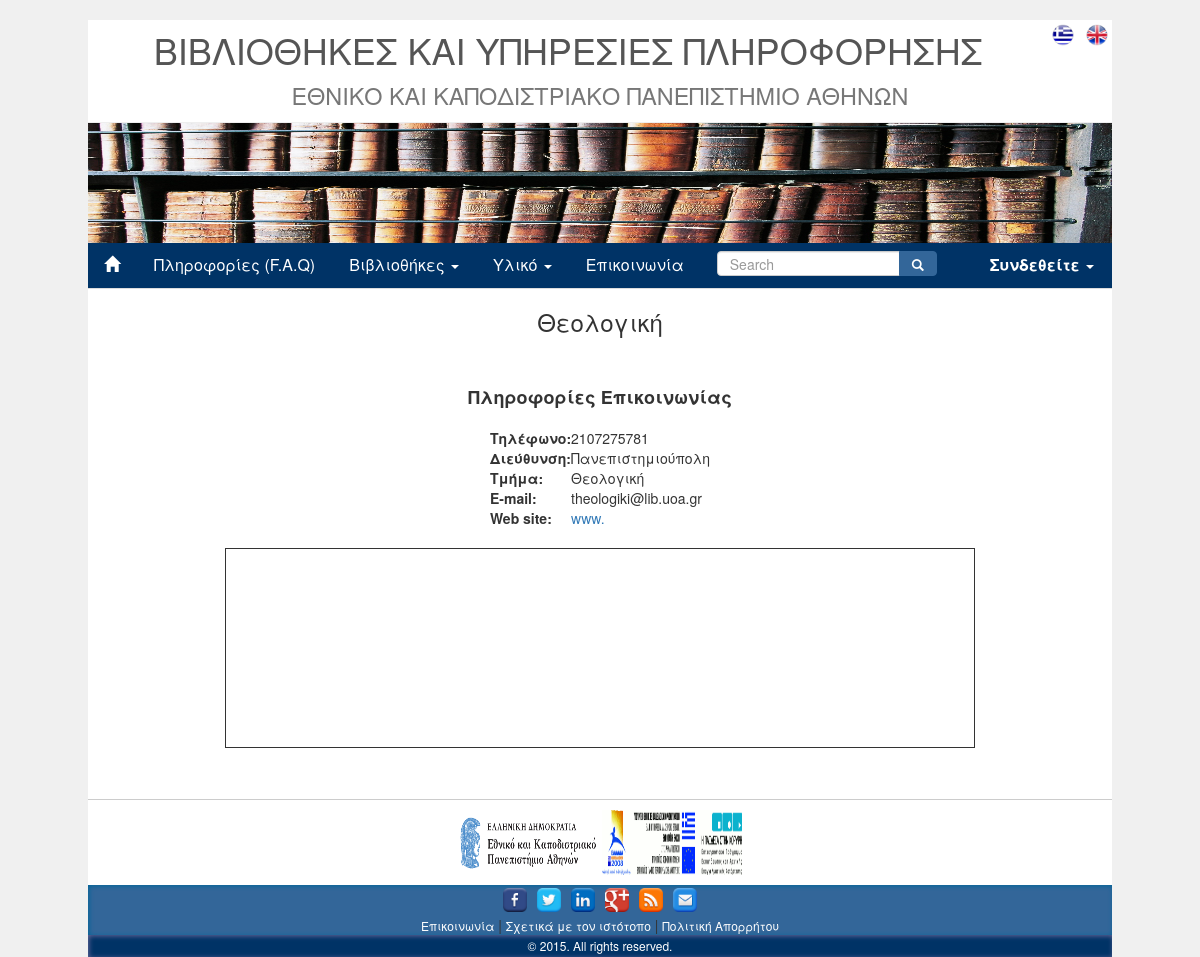
The app's page /libpage.php?name=Θεολογική with its own data.
### tables this page shows
CREATE TABLE `Libraries` (
  `idLibraries` int(11) NOT NULL AUTO_INCREMENT,
  `libName` varchar(45) NOT NULL,
  `address` varchar(45) NOT NULL,
  `telNum` int(11) NOT NULL,
  `email` varchar(45) NOT NULL,
  `website` varchar(45) DEFAULT NULL,
  `department` varchar(45) NOT NULL,
  PRIMARY KEY (`idLibraries`),
  UNIQUE KEY `idLibraries_UNIQUE` (`idLibraries`),
  UNIQUE KEY `telNum_UNIQUE` (`telNum`)
);

### libpage.php (the view, shortened to what this page needs)
<!DOCTYPE html>
<html>
    <head>
        <link rel="stylesheet" href="http://maxcdn.bootstrapcdn.com/bootstrap/3.3.5/css/bootstrap.min.css">
        <link rel="stylesheet" href="assets/css/index.css">
        <link rel="stylesheet" href="assets/css/header.css">
        <link rel="stylesheet" href="assets/css/footer.css">
        <link rel="stylesheet" href="assets/css/libpage.css">
    </head>
    <body>
        <div id="container">
            <div id="headerfile"> <?php include 'header.php' ?></div>
            <div class="lib">
              <?php $name=$_GET['name'];
                  include 'connect.php';
                  $query = 'SELECT * FROM Libraries WHERE libName="'.$name.'"';
                  $results = mysqli_query($link,$query) or die ("Query failed");
                  $row=mysqli_fetch_object($results);
              ?>
                <h3><?php echo ''.$row->libName.''?></h3>
                <h4> <b>Πληροφορίες Επικοινωνίας</b> </h4>
                <table align="center">
                    <tr>
                        <td><b>Τηλέφωνο:</b></td>
                        <td> <?php echo ''.$row->telNum.''?> </td>
                    </tr>
                    <tr>
                        <td> <b>Διεύθυνση:</b> </td>
                        <td> <?php echo ''.$row->address.''?> </td>
                    </tr>
                    <tr>
                        <td> <b>Τμήμα:</b> </td>
                        <td> <?php echo ''.$row->department.''?> </td>
                    </tr>
                    <tr>
                        <td><b>E-mail:</b></td>
                        <td> <?php echo ''.$row->email.''?> </td>
                    </tr>
                    <tr>
                        <td><b>Web site:</b></td>
                        <td>
                        <?php
                            if(strpos($row->website,'www') !== FALSE)
                            {
                              echo '<a href="http://'.$row->website.'">'.$row->website.'</a>';
                            }
                            else
                            {
                              echo '<a href="http://www.'.$row->website.'">www.'.$row->website.'</a>';
                            }
                        ?>
                      </td>
                    </tr>
                </table>
                <center>
                    <div id="map"></div>
                </center>
            </div>
        </div>
        <div id="footerfile"> <?php include 'footer.php' ?></div>
    </body>
</html>

### header.php (shortened to what this page needs)
<div class="header">
    <div id="lang">
        <img src="assets/img/grflag.png">
        <img src="assets/img/ukflag.png">
    </div>
    <div class="page-header">
        <h1> ΒΙΒΛΙΟΘΗΚΕΣ ΚΑΙ ΥΠΗΡΕΣΙΕΣ ΠΛΗΡΟΦΟΡΗΣΗΣ <br><small>  ΕΘΝΙΚΟ ΚΑΙ ΚΑΠΟΔΙΣΤΡΙΑΚΟ ΠΑΝΕΠΙΣΤΗΜΙΟ ΑΘΗΝΩΝ </small></h1>
    </div>
    <img src="assets/img/books2.jpg">
    <ul class="nav nav-tabs">
        <li><a href="index.php">  <span class="glyphicon glyphicon-home"/> </a></li>
        <li><a href="faq.php">Πληροφορίες (F.A.Q)</a></li>
        <li class="dropdown">
            <a class="dropdown-toggle" data-toggle="dropdown" href="#">Βιβλιοθήκες
                <span class="caret"></span>
            </a>
         </li>
        <li class="dropdown">
            <a class="dropdown-toggle" data-toggle="dropdown" href="#">Υλικό
                <span class="caret"></span>
            </a>
         </li>
         <li><a href="contact.php">Επικοινωνία</a></li>
         <?php
          if(basename($_SERVER['PHP_SELF'])!="booksearch.php" && basename($_SERVER['PHP_SELF'])!="libsearch.php")
          {
            echo '<form class="navbar-form navbar-left" name="mainsearch" role="search" action="qsearchresults.php" method="post">
                <div class="input-group">
                 <input type="text" name="mvalue" class="search-query form-control" placeholder="Search" />
                 <span class="input-group-btn">
                     <button onclick="return validateForm()" name="mbutton" class="btn btn-danger" type="submit" >
                         <span class="glyphicon glyphicon-search"></span>
                     </button>
                 </span>
                 </div>
             </form>';
           }
          ?>
          <?php
          if(empty($_SESSION['email']) && empty($_SESSION['id']))
          {
            echo '<ul class="nav nav-tabs pull-right">
            <li class="dropdown">
              <a href="#" class="dropdown-toggle" data-toggle="dropdown"><b>Συνδεθείτε</b> <span class="caret"></span></a>
                <ul id="login-dp" class="dropdown-menu">
    				      <li>
    					        <div class="row">
    							      <div class="col-md-12">
    								        <form class="form" role="form" method="post" accept-charset="UTF-8" id="login-nav">
    										       <div class="form-group">
    											           <label class="sr-only">Username</label>
    											            <input name="Username" type="text" class="form-control" id="Username" placeholder="Username" required>
    										        </div>
    										          <div class="form-group">
    											            <label class="sr-only">Email</label>
    											            <input name="Email" type="email" class="form-control" id="Email" placeholder="Email" required>
    										          </div>
    										          <div class="form-group">
    											         <button type="button" name="loginbutton" onclick="return checkLogin()" class="btn btn-primary btn-block">Σύνδεση</button>
    										            </div>
                                    <div class="form-group">
      											         <button type="reset" name="resetbutton" class="btn btn-primary btn-block">Καθαρισμός</button>
      										            </div>
    								            </form>
    							        </div>
    							       <div class="bottom text-center">
    								        Νέος Χρήστης ? <br /> <a href="signup.php"><b>Εγγραφείτε</b></a>
    							         </div>
    					        </div>
    				       </li>
    			     </ul>';
             }
             else {
              echo '<li class="nav pull-right"><a href="logout.php">Αποσύνδεση</a></li><span class="caret">';
             }
          ?>
            </li>
          </ul>
    </ul>
</div>

### footer.php
<div id="footer">
    <center>
        <div class="logos">
            <a href="http://www.uoa.gr" target="_blank"><img src="assets/img/nkualogo.gif"></a>
            <a href="http://www.epeaek.gr/epeaek/el/index.html" target="_blank"><img src="assets/img/epeaeklogo.gif"></a>
        </div>
        <div class="social">
            <img src="assets/img/social/facebook.png" title="facebook"/>
            <img src="assets/img/social/twitter.png" title="twitter"/>
            <img src="assets/img/social/linkedin.png" title="linkedin"/>
            <img src="assets/img/social/googleplus.png" title="google+"/>
            <img src="assets/img/social/rss.png" title="rss"/>
            <img src="assets/img/social/email-blue.png" title="email"/>
            <br />
            <a href="contact.php">Επικοινωνία</a> |
            <a href="#">Σχετικά με τον ιστότοπο</a> |
            <a href="#">Πολιτική Απορρήτου</a>
        </div>
        <div class="copy">
            <p>
                &copy 2015. All rights reserved.
            </p>
        </div>
    </center>
</div>

### assets/css/index.css (style rules this page uses)
html,body { background-color: #f0f0f0; height: 100%; }
#container { background-color: #fff; width: 1024px; margin: auto; min-height: 100%; height: auto; margin: 0 auto -30px; padding: 0 0 30px; }
#headerfile { width: auto; }
#footerfile { width: 1024px; margin: auto; }

### assets/css/header.css (style rules this page uses)
.header #lang { float: right; margin-top: 3px; }
.header #lang img { width: 30px; height: 22px; cursor: pointer; }
.header img { width: 100%; height: 120px; }
.page-header { padding: 0; margin: 0; }
.page-header h1 { color: #555; text-align: center; padding-top: 10px; padding-bottom: 3px; }
.nav-tabs { background-color: #003366; height: 46px; }
.nav-tabs a { color: #fff !important; font-size: 16px; }
.header .dropdown-toggle { background-color: #003366 !important; }
.header .navbar-form .input-group { width: 220px; }
.header .navbar-form .input-group input { height: 25px; }
.header .navbar-form .input-group .input-group-btn .btn-danger { height: 25px; background-color: #336699; border: 1px solid #336699; }
.header .navbar-form .input-group .input-group-btn .btn .glyphicon-search { font-size: 12px; vertical-align: top; }

### assets/css/footer.css (style rules this page uses)
#footer .logos { border-top: 1px solid #ccc; background-color: #fff; }
#footer .logos img { height: 65px; width: 140px; margin-bottom: 10px; margin-top: 10px; }
#footer .social { background-color: #336699; box-shadow: inset 1px 1px 5px 0 #006699; -webkit-box-shadow: inset 1px 1px 5px 0 #006699; -moz-box-shadow: inset 1px 1px 5px 0 #006699; -o-box-shadow: inset 1px 1px 5px 0 #006699; }
#footer .social a { font-size: 12px; color: #fff; }
#footer .social img { padding: 3px; width: 30px; height: 30px; cursor: pointer; }
#footer .copy { background-color: #003366; box-shadow: inset 1px 1px 5px 0 #666699; -webkit-box-shadow: inset 1px 1px 5px 0 #666699; -moz-box-shadow: inset 1px 1px 5px 0 #666699; -o-box-shadow: inset 1px 1px 5px 0 #666699; }
#footer .copy p { padding-top: 2px; padding-bottom: 3px; font-size: 12px; color: #fff; }

### assets/css/libpage.css (style rules this page uses)
.lib { margin-bottom: 5%; }
.lib h3, .lib h4 { text-align: center; }
.lib h3 { margin-bottom: 5%; }
.lib h4 { margin-bottom: 2%; }
table { margin-bottom: 20px; }
#map { width: 750px; height: 200px; border: 1px solid #333; }

### records on screen
libraries: libName "Θεολογική", telNum "2107275781", address "Πανεπιστημιούπολη", department "Θεολογική", email "theologiki@lib.uoa.gr"
